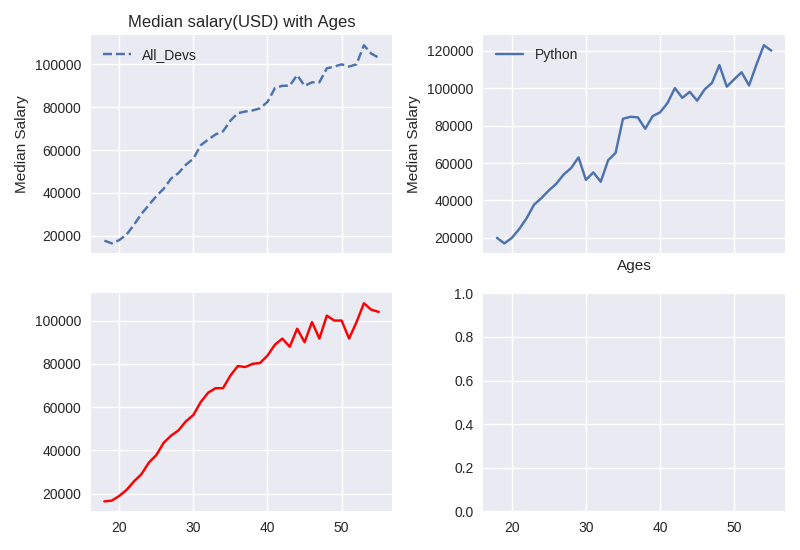

Generate this figure with Python:
from matplotlib import pyplot as plt
import pandas as pd

plt.style.use('seaborn')

data = pd.read_csv('developers.csv')
age = data['Age']
All_dev_sy = data['All_Devs']
py_sy = data['Python']
js_sy = data['JavaScript']
fig1, (col1,col2)= plt.subplots(nrows=2,ncols=2,sharex=True)
(ax1,ax2) = col1
print(ax1)
(ax3,ax4) = col2

ax1.plot(age,All_dev_sy,linestyle='--',label='All_Devs')
ax2.plot(age,py_sy,label='Python')
ax3.plot(age,js_sy,label='JavaScript',color='red')

ax1.legend()
ax1.set_title('Median salary(USD) with Ages')
ax1.set_ylabel("Median Salary")

ax2.set_xlabel('Ages')
ax2.set_ylabel("Median Salary")
ax2.legend()

plt.tight_layout()
fig1.savefig('subplot.png')
plt.show()
